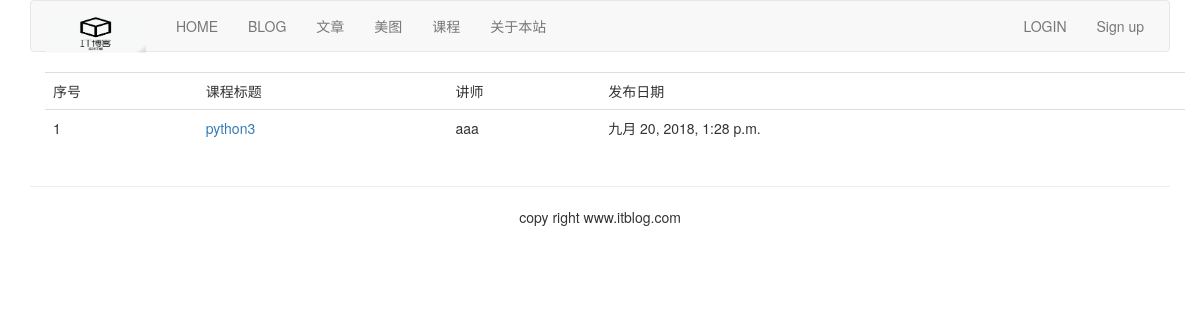
/course/course-list/, run on the app's committed database.
### course/models.py (models this page shows, shortened)
class Course(models.Model):
    user = models.ForeignKey(User, on_delete=models.CASCADE, related_name='courses_user')
    title = models.CharField(max_length=200)
    slug = models.SlugField(max_length=200, unique=True)
    overview = models.TextField()
    created = models.DateTimeField(auto_now_add=True)
    student = models.ManyToManyField(User, related_name="courses_joined", blank=True)
    class Meta:
        ordering = ('-created',)

### course/views.py (the view)
# urls.py: path('course-list/', CourseListView.as_view(), name="course_list"),
class CourseListView(ListView):    #③
    model = Course    #④
    context_object_name = "courses"    #⑤
    template_name = 'course/course_list.html'    #⑥

### templates/course/course_list.html (shortened to what this page needs)
{% extends "base.html" %}
{% block content %}
<div class="container">
  <table class="table table-hover">
    <tr>
      <td>序号</td>
      <td>课程标题</td>
      <td>讲师</td>
      <td>发布日期</td>
    </tr>
    {% for course in courses %}
    <tr id={{ forloop.counter }}>
      <td>{{ forloop.counter }}</td>
        <td><a href="{% url 'course:list_lessons' course.id %}">{{ course.title }}</a></td>
      <td>{{ course.user.username }}</td>
      <td>{{ course.created }}</td>
    </tr>
    {% endfor %}
  </table>
</div>
{% endblock %}

### data on the page
Course: title "python3", user.username "aaa", created "九月 20, 2018, 1:28 p.m."
